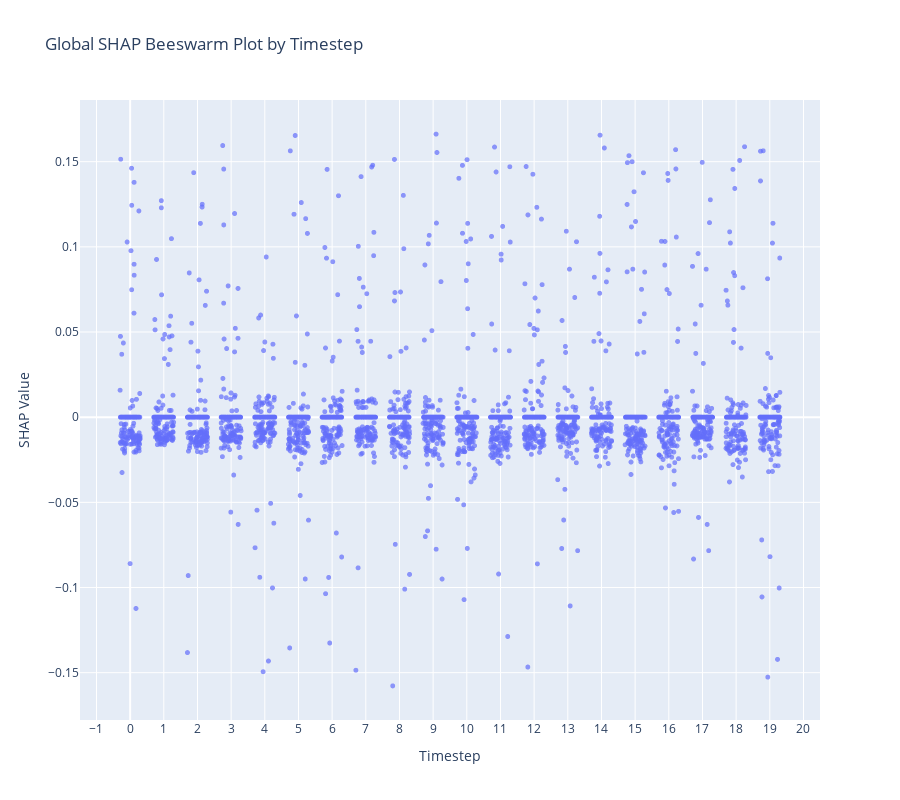

Notebook cell for this chart:
### Code cell
import numpy as np
import pandas as pd
import plotly.express as px

# Assume shap_values is computed earlier and has shape (200, n_timesteps)
# For example, from:
# shap_values = explainer_shap.shap_values(X_test_shap)
# if isinstance(shap_values, list):
#     shap_values = shap_values[0]

n_samples, n_timesteps, _ = shap_values.shape

# Unroll the matrix to a long-form DataFrame.
df_beeswarm = pd.DataFrame({
    "timestep": np.repeat(np.arange(n_timesteps), n_samples),
    "shap_value": shap_values.flatten()
})

# Add a small jitter to the timestep values so that points don't all stack on top of each other.
jitter = np.random.uniform(-0.3, 0.3, size=df_beeswarm.shape[0])
df_beeswarm["timestep_jitter"] = df_beeswarm["timestep"] + jitter

# Create the beeswarm plot using Plotly Express.
fig = px.scatter(
    df_beeswarm,
    x="timestep_jitter",
    y="shap_value",
    title="Global SHAP Beeswarm Plot by Timestep",
    labels={"timestep_jitter": "Timestep", "shap_value": "SHAP Value"},
    opacity=0.7
)

# Adjust marker size and x-axis ticks.
fig.update_traces(marker=dict(size=5))
fig.update_layout(
    xaxis=dict(tickmode="linear", dtick=1),
    height=800
)

fig.show()

### Figure 1 — Plotly figure (JSON) as saved in the notebook; plotly's stock layout.template omitted (floating-point values rounded to 4 significant figures; data arrays with more than 128 entries replaced by an {"elided": "..."} marker saying what was removed)
{"data": [{"hovertemplate": "Timestep=%{x}<br>SHAP Value=%{y}<extra></extra>", "legendgroup": "", "marker": {"color": "#636efa", "opacity": 0.7, "size": 5, "symbol": "circle"}, "mode": "markers", "name": "", "showlegend": false, "type": "scattergl", "x": {"elided": "4000 float values"}, "xaxis": "x", "y": {"elided": "4000 float values"}, "yaxis": "y"}], "layout": {"height": 800, "legend": {"tracegroupgap": 0}, "title": {"text": "Global SHAP Beeswarm Plot by Timestep"}, "xaxis": {"anchor": "y", "domain": [0, 1], "dtick": 1, "tickmode": "linear", "title": {"text": "Timestep"}}, "yaxis": {"anchor": "x", "domain": [0, 1], "title": {"text": "SHAP Value"}}}}
